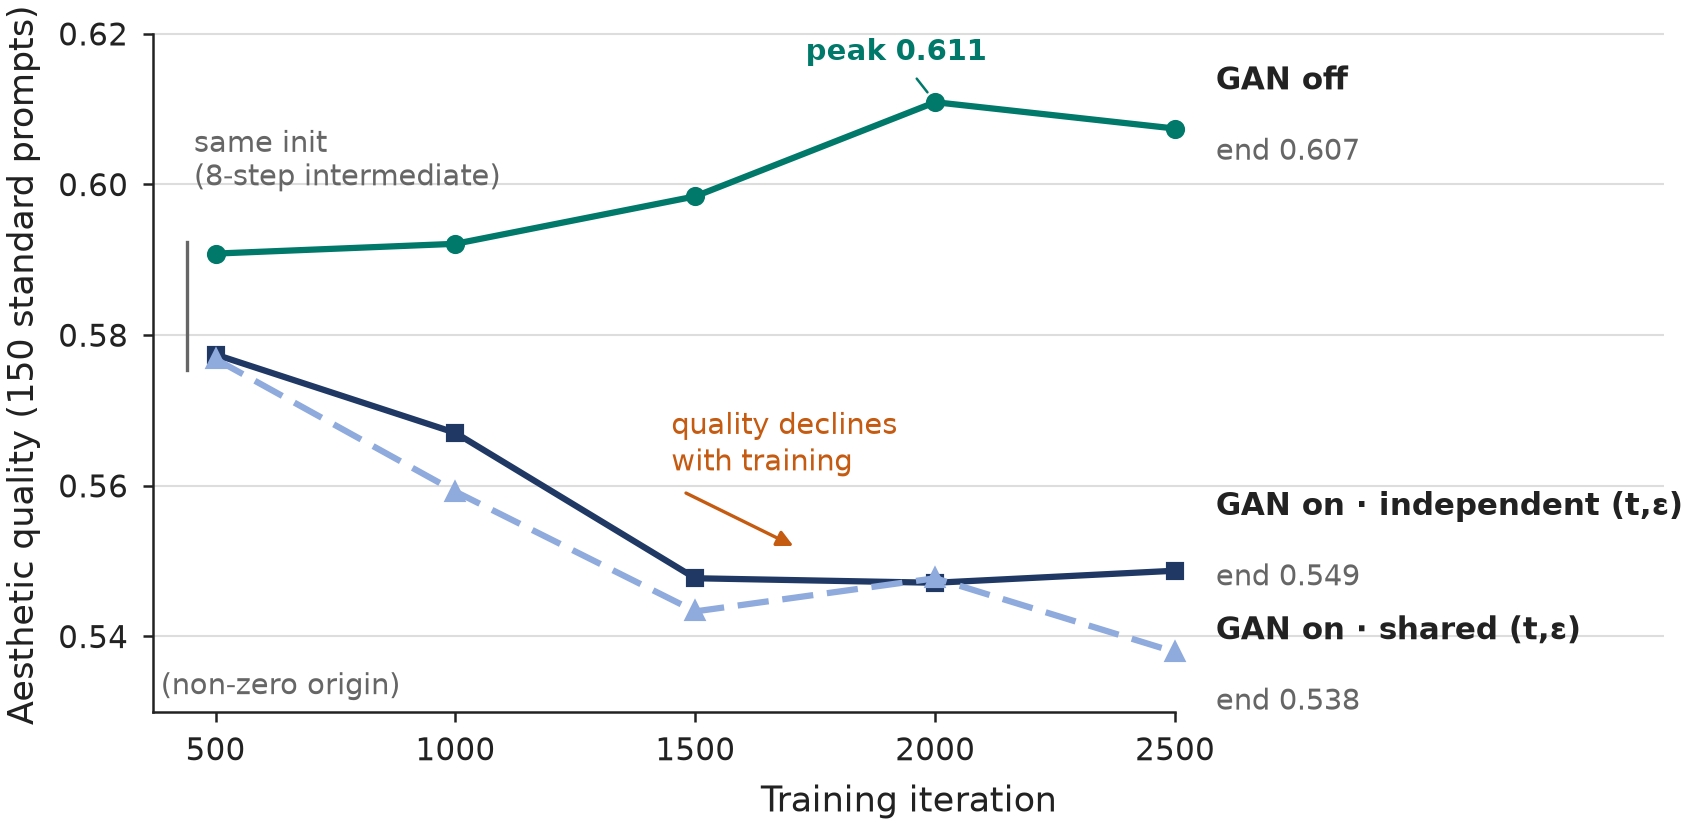

Generate this figure with Python:
"""F2: GAN bifurcation — aesthetic quality vs training iteration, three arms.

Every plotted number is transcribed verbatim from frozen local result notes:
  E2a (GAN off)        experiments/results/2026-07-24-e2a-fulltable-ch3.md, table lines 9-13 (aes col)
  E2b (GAN on, indep)  experiments/results/2026-07-25-e2b-fulltable-ch3-threearm.md, table lines 9-13 (aes col)
  W7  (GAN on, shared) experiments/results/2026-07-14-e0-full-table-g1.md, E0 q150 table lines 11-15 (aes col);
                       cross-checked against 2026-07-25 note line 19 ("@500 aes 0.577 ... @1000 0.559 ...")
All three arms start from the same 8-step intermediate (W5) initialization
(single-variable discipline verified in acceptance-log.md row #11).
"""
import matplotlib.pyplot as plt
from figstyle import (NAVY, NAVY_SOFT, ORANGE, TEAL, GRAY, INK,
                      FULL_W, apply_style, save, ygrid, nonzero_note)

OUT = "/Users/x3y/Desktop/ChenQingzhan-DMD-distillation/figures"

ITERS = [500, 1000, 1500, 2000, 2500]
# 2026-07-24-e2a-fulltable-ch3.md L9-L13
E2A = [0.5908, 0.5921, 0.5984, 0.6109, 0.6074]
# 2026-07-25-e2b-fulltable-ch3-threearm.md L9-L13
E2B = [0.5774, 0.5670, 0.5477, 0.5471, 0.5487]
# 2026-07-14-e0-full-table-g1.md L11-L15 (W7 @500..@2500)
W7 = [0.5768, 0.5592, 0.5433, 0.5477, 0.5379]


def main():
    apply_style()
    fig, ax = plt.subplots(figsize=(FULL_W, 3.0))

    ax.plot(ITERS, E2A, color=TEAL, lw=1.5, marker="o", ms=3.6,
            zorder=5, clip_on=False)
    ax.plot(ITERS, E2B, color=NAVY, lw=1.5, marker="s", ms=3.3,
            zorder=4, clip_on=False)
    ax.plot(ITERS, W7, color=NAVY_SOFT, lw=1.5, ls=(0, (5, 2.2)), marker="^",
            ms=3.8, zorder=4, clip_on=False)

    # ---- line-end labels (identity not by color alone) ----
    def endlabel(y, name, val, dy_name=0.0, dy_val=0.0):
        ax.text(2585, y + 0.0042 + dy_name, name, fontsize=7.5, color=INK,
                ha="left", va="bottom", fontweight="bold")
        ax.text(2585, y - 0.0012 + dy_val, f"end {val}", fontsize=7,
                color=GRAY, ha="left", va="top")

    endlabel(E2A[-1], "GAN off", "0.607")
    endlabel(E2B[-1], "GAN on · independent (t,ε)", "0.549",
             dy_name=0.0022, dy_val=0.0022)
    endlabel(W7[-1], "GAN on · shared (t,ε)", "0.538",
             dy_name=-0.0035, dy_val=-0.0035)

    # peak of the GAN-off arm (0.6109 @2000, source line 12)
    ax.annotate("peak 0.611", xy=(2000, 0.6109), xytext=(1730, 0.6165),
                fontsize=7, color=TEAL, fontweight="bold",
                arrowprops=dict(arrowstyle="-", color=TEAL, lw=0.6,
                                shrinkA=1, shrinkB=3))

    # shared starting point: all arms initialized from the 8-step intermediate
    ax.plot([440, 440], [W7[0] - 0.0015, E2A[0] + 0.0015], color=GRAY,
            lw=0.8, clip_on=False)
    ax.text(455, 0.5985, "same init\n(8-step intermediate)", fontsize=7,
            color=GRAY, ha="left", va="bottom", linespacing=1.25)

    # single orange accent: warning about the GAN-on trend (not a data series)
    ax.text(1450, 0.5655, "quality declines\nwith training", fontsize=7,
            color=ORANGE, ha="left", va="center", linespacing=1.25)
    ax.annotate("", xy=(1720, 0.5515), xytext=(1465, 0.5595),
                arrowprops=dict(arrowstyle="-|>", color=ORANGE, lw=0.8))

    ax.set_xlim(370, 3520)
    ax.set_ylim(0.530, 0.622)
    ax.set_xticks(ITERS)
    ax.set_yticks([0.54, 0.56, 0.58, 0.60, 0.62])
    ax.set_xlabel("Training iteration")
    ax.set_ylabel("Aesthetic quality (150 standard prompts)")
    ax.spines["left"].set_bounds(0.53, 0.62)
    ax.spines["bottom"].set_bounds(370, 2500)
    ygrid(ax)
    nonzero_note(ax)

    save(fig, "fig2_gan_bifurcation", OUT)


if __name__ == "__main__":
    main()
